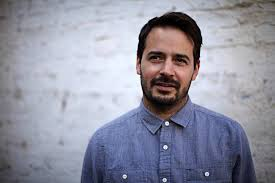
#> input picture Data/Training_Images/10.jpg, 275 x 183 px; its folder holds only this picture in this run
$ python preprocess.py
#> lines starting #> are read from the running program, lines starting #| are printed output that depends on the picture
import numpy as np
import cv2
import os


def read_data(path, size=(64, 64), flag=0):
#> called with path = './Data/Training_Images', size = (64, 64), flag = 0
    res = []
    for file in os.listdir(path):
        img_path = os.path.join(path, file)
        res.append(img_path)
    res = np.sort(res)
    res_img = []
    for img_path in res:
        curr_img = cv2.imread(img_path, flag)/255.0
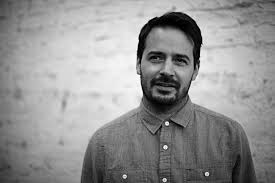
#> curr_img: shape (183, 275) float64; min 0, max 1, mean 0.577
        curr_img = cv2.resize(curr_img, size, interpolation=cv2.INTER_CUBIC)
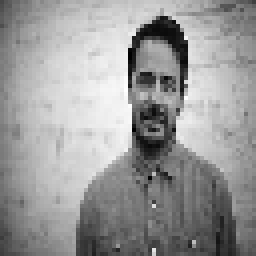
#> curr_img: shape (64, 64) float64 (shown 4 times larger); min -0.0464, max 0.99, mean 0.577; drawn with min black and max white
        res_img.append(curr_img)
    res_img = res_img[:256]
#> res_img = 1 item
    return np.array(res_img).reshape((len(res_img), size[0], size[1], 3 if flag == 1 else 1))


a = read_data('./Data/Training_Images')
print(a.shape)
#| (1, 64, 64, 1)

$ run again, on Data/Training_Images/105.jpg
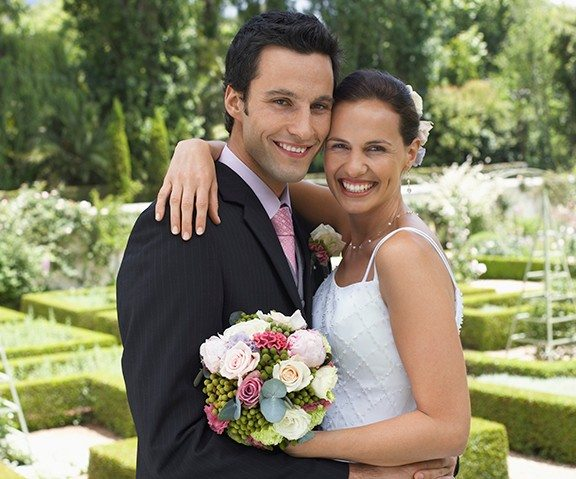
#> input picture Data/Training_Images/105.jpg, 576 x 479 px
#> in read_data, `curr_img = cv2.imread(img_path, flag)/255.0`:
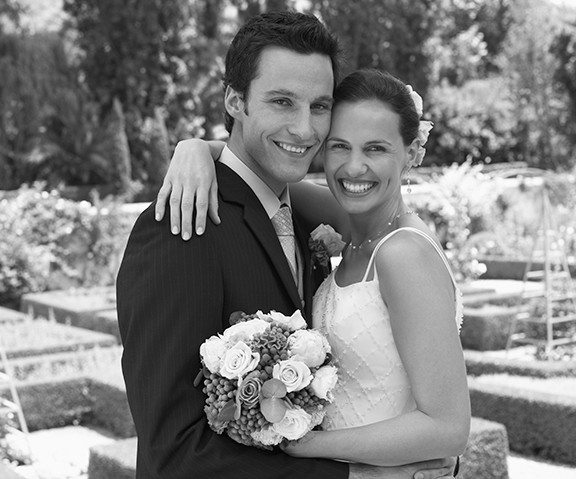
#> curr_img: shape (479, 576) float64; min 0, max 1, mean 0.499
#> in read_data, `curr_img = cv2.resize(curr_img, size, interpolation=cv2.INTER_CUBIC)`:
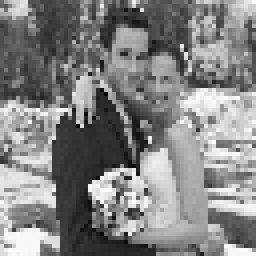
#> curr_img: shape (64, 64) float64 (shown 4 times larger); min -0.0413, max 1, mean 0.498; drawn with min black and max white
#> res_img = 1 item
#| (1, 64, 64, 1)

$ run again, on Data/Training_Images/106.jpg
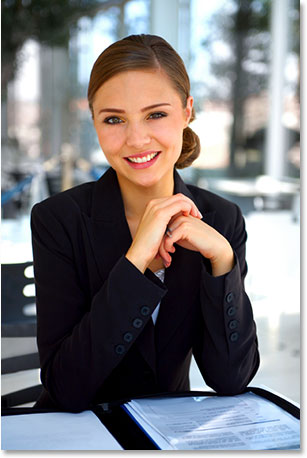
#> input picture Data/Training_Images/106.jpg, 307 x 458 px
#> in read_data, `curr_img = cv2.imread(img_path, flag)/255.0`:
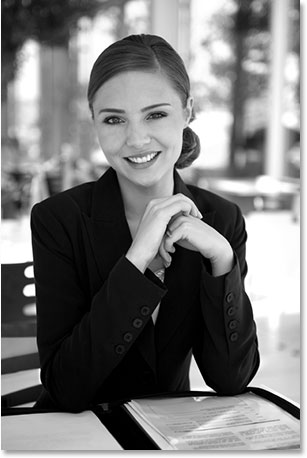
#> curr_img: shape (458, 307) float64; min 0, max 1, mean 0.479
#> in read_data, `curr_img = cv2.resize(curr_img, size, interpolation=cv2.INTER_CUBIC)`:
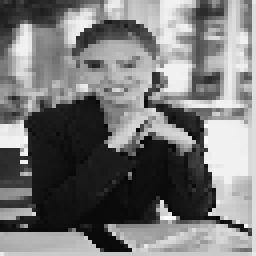
#> curr_img: shape (64, 64) float64 (shown 4 times larger); min -0.0459, max 1.06, mean 0.478; drawn with min black and max white
#> res_img = 1 item
#| (1, 64, 64, 1)

$ run again, on Data/Training_Images/108.jpg
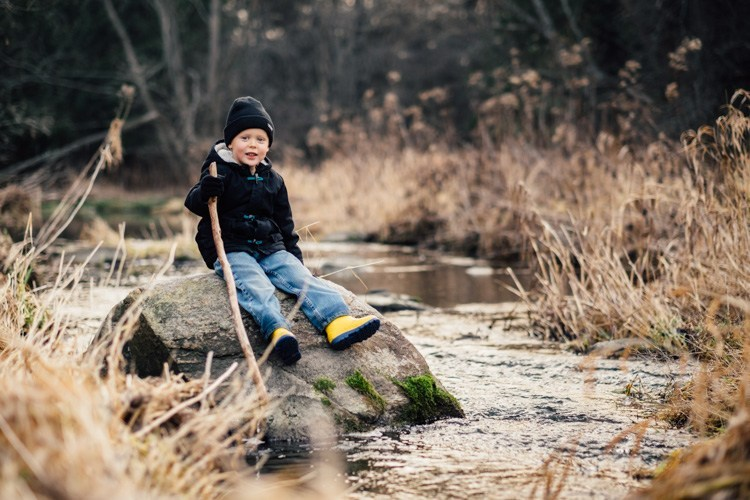
#> input picture Data/Training_Images/108.jpg, 750 x 500 px
#> in read_data, `curr_img = cv2.imread(img_path, flag)/255.0`:
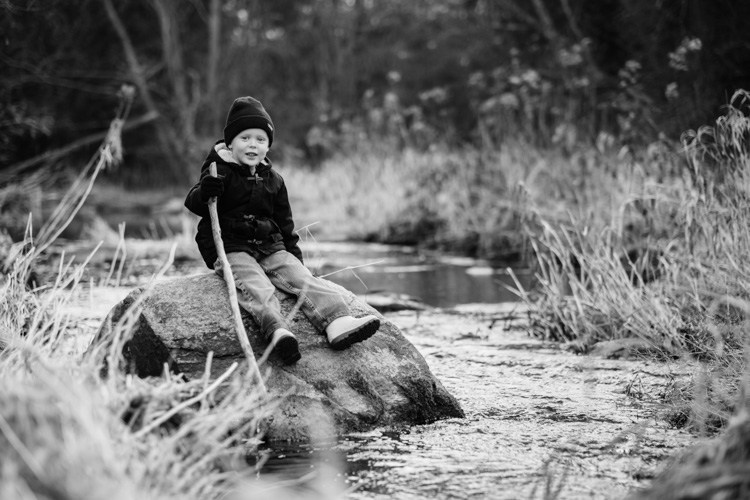
#> curr_img: shape (500, 750) float64; min 0, max 0.992, mean 0.448
#> in read_data, `curr_img = cv2.resize(curr_img, size, interpolation=cv2.INTER_CUBIC)`:
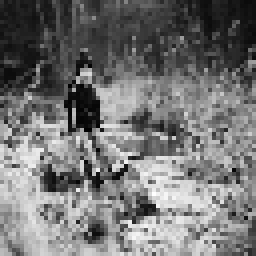
#> curr_img: shape (64, 64) float64 (shown 4 times larger); min -0.00854, max 0.994, mean 0.448; drawn with min black and max white
#> res_img = 1 item
#| (1, 64, 64, 1)

$ run again, on Data/Training_Images/100.jpg
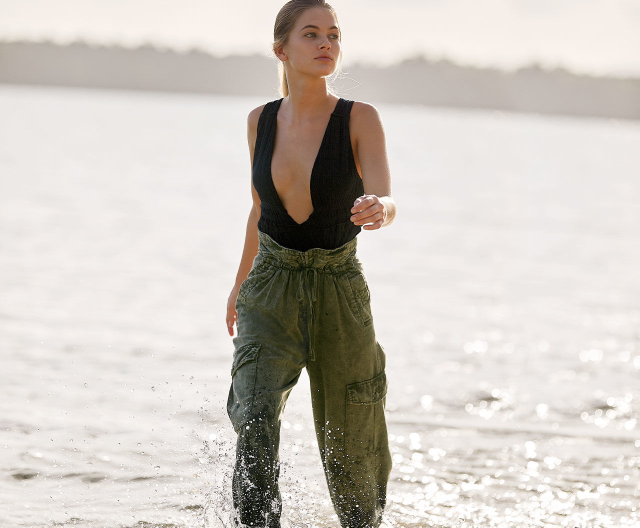
#> input picture Data/Training_Images/100.jpg, 1280 x 1055 px (shown at 1/2 size)
#> in read_data, `curr_img = cv2.imread(img_path, flag)/255.0`:
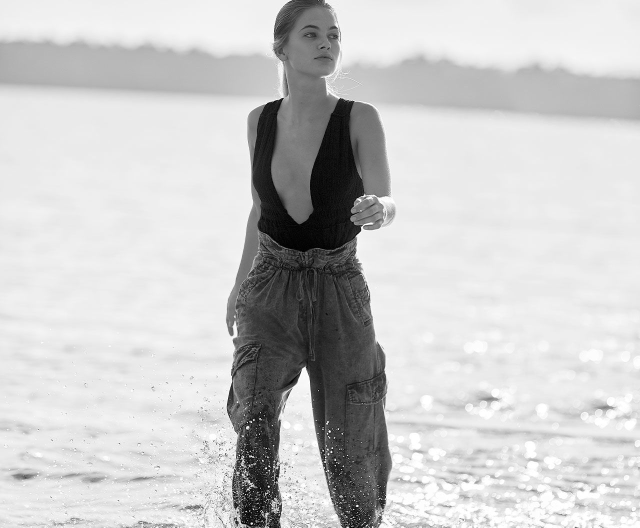
#> curr_img: shape (1055, 1280) float64 (shown at 1/2 size); min 0, max 1, mean 0.791
#> in read_data, `curr_img = cv2.resize(curr_img, size, interpolation=cv2.INTER_CUBIC)`:
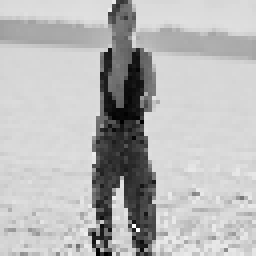
#> curr_img: shape (64, 64) float64 (shown 4 times larger); min -0.0114, max 1.1, mean 0.791; drawn with min black and max white
#> res_img = 1 item
#| (1, 64, 64, 1)
